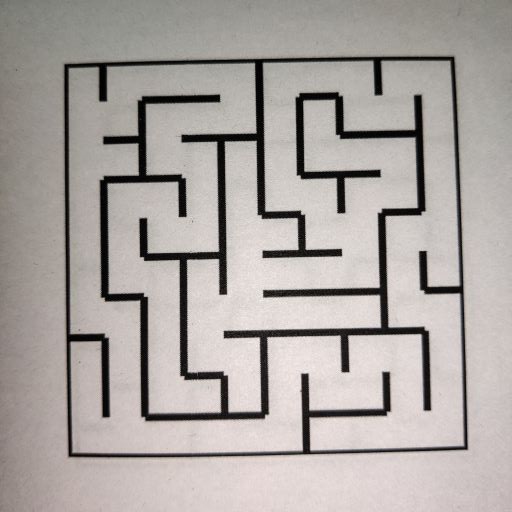
#> input picture task 2/task_2b/test_cases/maze00.jpg, 512 x 512 px; its folder holds only this picture in this run
$ python task_1b.py
#> lines starting #> are read from the running program, lines starting #| are printed output that depends on the picture; after the words box and inside, x2 and y2 are one past the last pixel; in counts of white or black regions, pixels touching at a corner belong together
#> further down, input_img is the input picture: shape (512, 512, 3); mean B, G, R 161.5, 164.9, 171
'''
*****************************************************************************************
*
*        		===============================================
*           		Nirikshak Bot (NB) Theme (eYRC 2020-21)
*        		===============================================
*
*  This script is to implement Task 1B of Nirikshak Bot (NB) Theme (eYRC 2020-21).
*
*  This software is made available on an "AS IS WHERE IS BASIS".
*  Licensee/end user indemnifies and will keep e-Yantra indemnified from
*  any and all claim(s) that emanate from the use of the Software or
*  breach of the terms of this agreement.
*
*  e-Yantra - An MHRD project under National Mission on Education using ICT (NMEICT)
*
*****************************************************************************************
'''

# Team ID:			[ NB_1940 ]
# Author List:		[ Sourabha G, Ashwin S Rao, Nithin Jaikar ]
# Filename:			task_1b.py
# Functions:		applyPerspectiveTransform, detectMaze, writeToCsv
# 					[blockwork,]
# Global variables:
# 					[ List of global variables defined in this file ]


####################### IMPORT MODULES #######################
## You are not allowed to make any changes in this section. ##
## You have to implement this task with the three available ##
## modules for this task (numpy, opencv, csv)               ##
##############################################################
import numpy as np
import cv2
import csv
##############################################################


################# ADD UTILITY FUNCTIONS HERE #################
## You can define any utility functions for your code.      ##
## Please add proper comments to ensure that your code is   ##
## readable and easy to understand.                         ##
##############################################################
CELL_SIZE=50
def blockwork(img,coordinate):

	size =CELL_SIZE
	h = CELL_SIZE*(coordinate[0]+1)
	w = CELL_SIZE*(coordinate[1]+1)
	h0= CELL_SIZE*coordinate[0]
	w0= CELL_SIZE*coordinate[1]
	block = img[h0:h,w0:w]

	val=0
	dc=0
	uc=0
	lc=0
	rc=0
	for i in range (int(size/2)-10,int(size/2)+10):
		for j in range (int(size-1)-5,int(size-1)):
			s=block [j,i]
			if s[0]==0 or s[1]==0 or s[2]==0:
				dc+=1
	for i in range (int(size/2)-10,int(size/2)+10):
		for j in range (0,5):
			n=block [j,i]
			if n[0]==0 or n[1]==0 or n[2]==0:
				uc+=1
	for i in range (int(size/2)-10,int(size/2)+10):
		for j in range (int(size-1)-5,int(size-1)):
			e=block [i,j]
			if e[0]==0 or e[1]==0 or e[2]==0:
				rc+=1
	for i in range (int(size/2)-10,int(size/2)+10):
		for j in range (0,5):
			w=block [i,j]
			if w[0]==0 or w[1]==0 or w[2]==0:
				lc+=1
	if dc>10:
		val +=8
	if rc>10:
		val+=4
	if uc>10:
		val+=2
	if lc>10:
		val+=1

	return  val
##############################################################


def applyPerspectiveTransform(input_img):

	"""
	Purpose:
	---
	takes a maze test case image as input and applies a Perspective Transfrom on it to isolate the maze

	Input Arguments:
	---
	`input_img` :   [ numpy array ]
		maze image in the form of a numpy array

	Returns:
	---
	`warped_img` :  [ numpy array ]
		resultant warped maze image after applying Perspective Transform

	Example call:
	---
	warped_img = applyPerspectiveTransform(input_img)
	"""

	warped_img = None

	##############	ADD YOUR CODE HERE	##############

	# img = cv2.imread("maze04.jpg")
	img=input_img
	gray = cv2.cvtColor(img,cv2.COLOR_BGR2GRAY)
	gray = cv2.GaussianBlur(gray, (5, 5), 0)
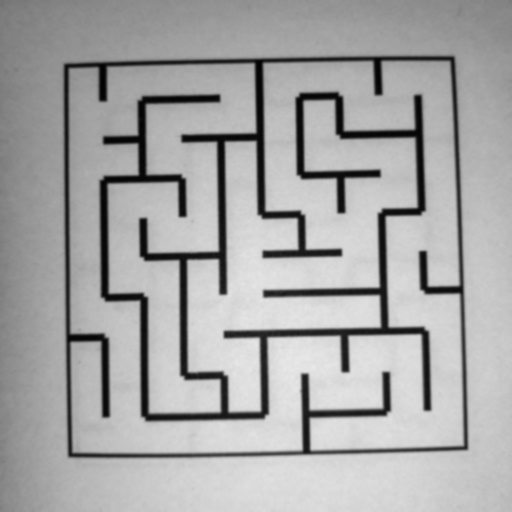
#> gray: shape (512, 512); min 2, max 232, mean 166.3
	_, bin = cv2.threshold(gray,105,255,1)
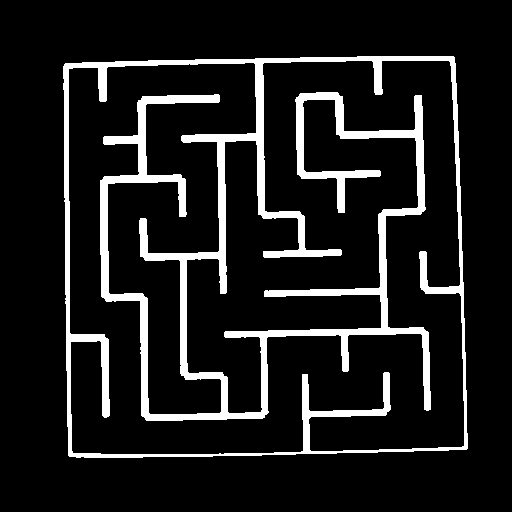
#> bin: shape (512, 512); 11.2% white; 1 white region, box (x1, y1, x2, y2) and area: (63, 56, 468, 458) 29356
	bin = cv2.dilate(bin, None)
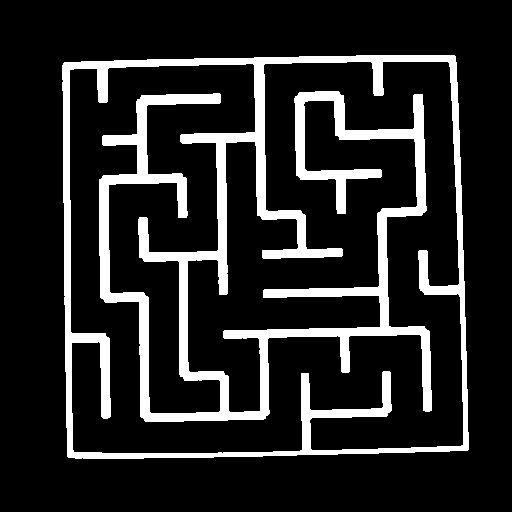
#> bin: shape (512, 512); 14.9% white; 1 white region, box (x1, y1, x2, y2) and area: (62, 55, 469, 459) 38974
	bin = cv2.dilate(bin, None)
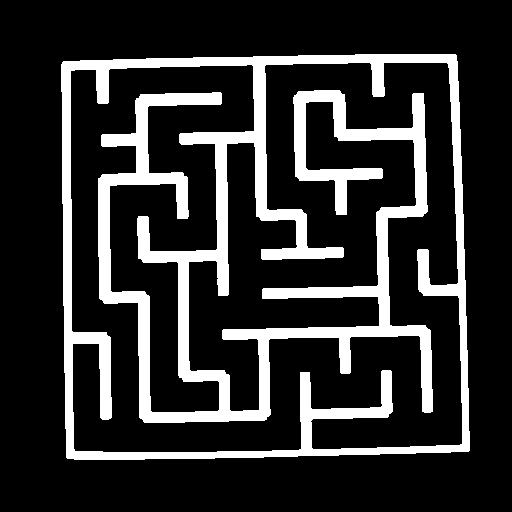
#> bin: shape (512, 512); 18.5% white; 1 white region, box (x1, y1, x2, y2) and area: (61, 54, 470, 460) 48562
	bin = cv2.erode(bin, None)
#> bin: shape (512, 512); 14.9% white; 1 white region, box (x1, y1, x2, y2) and area: (62, 55, 469, 459) 38992
	bin = cv2.erode(bin, None)
#> bin: shape (512, 512); 11.2% white; 1 white region
	contours, hierarchy = cv2.findContours(bin, cv2.RETR_LIST, cv2.CHAIN_APPROX_SIMPLE)
#> contours = 2 contours; box (x1, y1, x2, y2) and area: (63, 56, 468, 458) 156610, (68, 60, 465, 455) 131770

	rc = cv2.minAreaRect(contours[0])
#> rc = ((263.8, 257.4), (394.2, 391.5), -1.23)
	box = cv2.boxPoints(rc)
#> box = [[70.95, 457.3], [62.54, 65.91], [456.6, 57.44], [465, 448.9]]
	x=[]
	y=[]
	for p in box:
		x.append(p[0])
		y.append(p[1])
#> this loop made 4 passes
#> after the loop, x = [70.95, 62.54, 456.6, 465]; y = [457.3, 65.91, 57.44, 448.9]
	# pts1 = np.float32([[x[1],y[1]],[x[2],y[2]],[x[0],y[0]],[x[3],y[3]]])
	pts1 = np.float32([[x[1]-4,y[1]-4],[x[2]+4,y[2]-4],[x[0]-4,y[0]+4],[x[3]+4,y[3]+4]])
#> pts1 = [[58.54, 61.91], [460.6, 53.44], [66.95, 461.3], [469, 452.9]]
	pts2 = np.float32([[0,0],[500,0],[0,500],[500,500]])
	M = cv2.getPerspectiveTransform(pts1,pts2)
#> M = [[1.24, -0.0262, -71.14], [0.0264, 1.25, -79.01], [4.74e-11, -2e-12, 1]]
	warped_img = cv2.warpPerspective(img,M,(500,500))
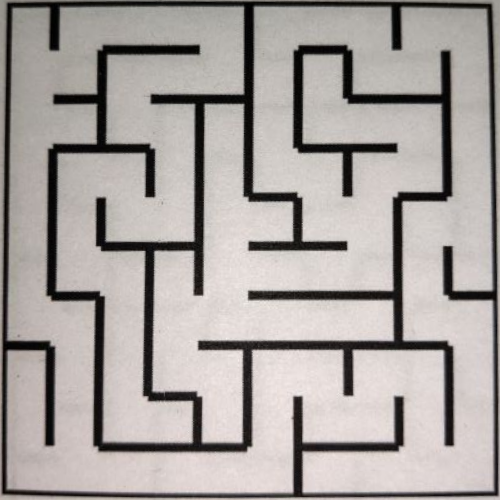
#> warped_img: shape (500, 500, 3); mean B, G, R 159.6, 162.6, 168.4

	##################################################

	return warped_img


def detectMaze(warped_img):

	"""
	Purpose:
	---
	takes the warped maze image as input and returns the maze encoded in form of a 2D array

	Input Arguments:
	---
	`warped_img` :    [ numpy array ]
		resultant warped maze image after applying Perspective Transform

	Returns:
	---
	`maze_array` :    [ nested list of lists ]
		encoded maze in the form of a 2D array

	Example call:
	---
	maze_array = detectMaze(warped_img)
	"""

	maze_array = []

	##############	ADD YOUR CODE HERE	##############

	img= warped_img

	_, img = cv2.threshold(img,144,255,cv2.THRESH_BINARY)
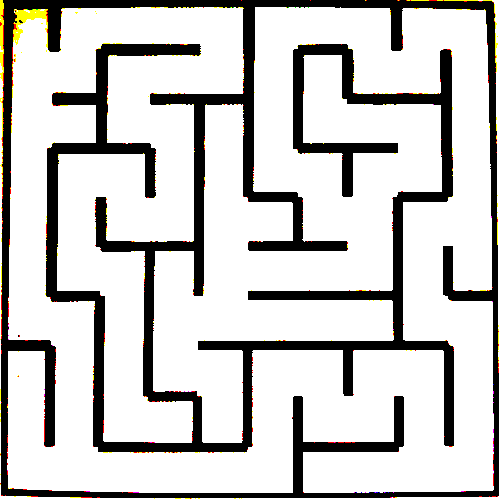
#> img: shape (500, 500, 3); mean B, G, R 199, 200.6, 201.7
	# cv2.imshow("w",img)
	binary_img = img

	cv2.waitKey(0)
	cv2.destroyAllWindows()
	height, width,x= binary_img.shape
#> height = 500; width = 500; x = 3
	no_cells_height = int(height/CELL_SIZE)
#> no_cells_height = 10
	no_cells_width = int(width/CELL_SIZE)
#> no_cells_width = 10
	# cb=0
	# ca=0y
	maze_array = []
	for i in range (no_cells_height):
		maze_array.append([])
		for j in range(no_cells_width):
			sz = [i,j]
			# cb+=1
			val= blockwork(img, sz)
			maze_array [i].append(val)
#> this loop made 10 passes
#> pass 1, in blockwork (call 4), `block = img[h0:h,w0:w]`:
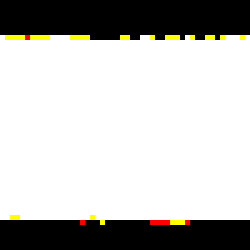
#> block: shape (50, 50, 3) (shown 5 times larger); mean B, G, R 184.5, 187.6, 188.3

	##################################################

	return maze_array


# NOTE:	YOU ARE NOT ALLOWED TO MAKE ANY CHANGE TO THIS FUNCTION
def writeToCsv(csv_file_path, maze_array):

	"""
	Purpose:
	---
	takes the encoded maze array and csv file name as input and writes the encoded maze array to the csv file

	Input Arguments:
	---
	`csv_file_path` :	[ str ]
		file path with name for csv file to write

	`maze_array` :		[ nested list of lists ]
		encoded maze in the form of a 2D array

	Example call:
	---
	warped_img = writeToCsv('test_cases/maze00.csv', maze_array)
	"""

	with open(csv_file_path, 'w', newline='') as file:
		writer = csv.writer(file)
		writer.writerows(maze_array)


# NOTE:	YOU ARE NOT ALLOWED TO MAKE ANY CHANGE TO THIS FUNCTION
#
# Function Name:    main
#        Inputs:    None
#       Outputs:    None
#       Purpose:    This part of the code is only for testing your solution. The function first takes 'maze00.jpg'
# 					as input, applies Perspective Transform by calling applyPerspectiveTransform function,
# 					encodes the maze input in form of 2D array by calling detectMaze function and writes this data to csv file
# 					by calling writeToCsv function, it then asks the user whether to repeat the same on all maze images
# 					present in 'test_cases' folder or not. Write your solution ONLY in the space provided in the above
# 					applyPerspectiveTransform and detectMaze functions.

if __name__ == "__main__":

	# path directory of images in 'test_cases' folder
	img_dir_path = 'test_cases/'

	# path to 'maze00.jpg' image file
	file_num = 0
	img_file_path = img_dir_path + 'maze0' + str(file_num) + '.jpg'

	print('\n============================================')
	print('\nFor maze0' + str(file_num) + '.jpg')

	# path for 'maze00.csv' output file
	csv_file_path = img_dir_path + 'maze0' + str(file_num) + '.csv'

	# read the 'maze00.jpg' image file
	input_img = cv2.imread(img_file_path)

	# get the resultant warped maze image after applying Perspective Transform
	warped_img = applyPerspectiveTransform(input_img)

	if type(warped_img) is np.ndarray:

		# get the encoded maze in the form of a 2D array
		maze_array = detectMaze(warped_img)

		if (type(maze_array) is list) and (len(maze_array) == 10):

			print('\nEncoded Maze Array = %s' % (maze_array))
#> (printed output is left out)
			print('\n============================================')

			# writes the encoded maze array to the csv file
			writeToCsv(csv_file_path, maze_array)

			cv2.imshow('warped_img_0' + str(file_num), warped_img)
			cv2.waitKey(0)
			cv2.destroyAllWindows()

		else:

			print('\n[ERROR] maze_array returned by detectMaze function is not complete. Check the function in code.\n')
			exit()

	else:

		print('\n[ERROR] applyPerspectiveTransform function is not returning the warped maze image in expected format! Check the function in code.\n')
		exit()

	choice = input('\nDo you want to run your script on all maze images ? => "y" or "n": ')
#> the answer given: test_cases/maze00.jpg

	if choice == 'y':

		for file_num in range(1, 10):

			# path to image file
			img_file_path = img_dir_path + 'maze0' + str(file_num) + '.jpg'

			print('\n============================================')
			print('\nFor maze0' + str(file_num) + '.jpg')

			# path for csv output file
			csv_file_path = img_dir_path + 'maze0' + str(file_num) + '.csv'

			# read the image file
			input_img = cv2.imread(img_file_path)

			# get the resultant warped maze image after applying Perspective Transform
			warped_img = applyPerspectiveTransform(input_img)

			if type(warped_img) is np.ndarray:

				# get the encoded maze in the form of a 2D array
				maze_array = detectMaze(warped_img)

				if (type(maze_array) is list) and (len(maze_array) == 10):

					print('\nEncoded Maze Array = %s' % (maze_array))
					print('\n============================================')

					# writes the encoded maze array to the csv file
					writeToCsv(csv_file_path, maze_array)

					cv2.imshow('warped_img_0' + str(file_num), warped_img)
					cv2.waitKey(0)
					cv2.destroyAllWindows()

				else:

					print('\n[ERROR] maze_array returned by detectMaze function is not complete. Check the function in code.\n')
					exit()

			else:

				print('\n[ERROR] applyPerspectiveTransform function is not returning the warped maze image in expected format! Check the function in code.\n')
				exit()

	else:

		print('')
